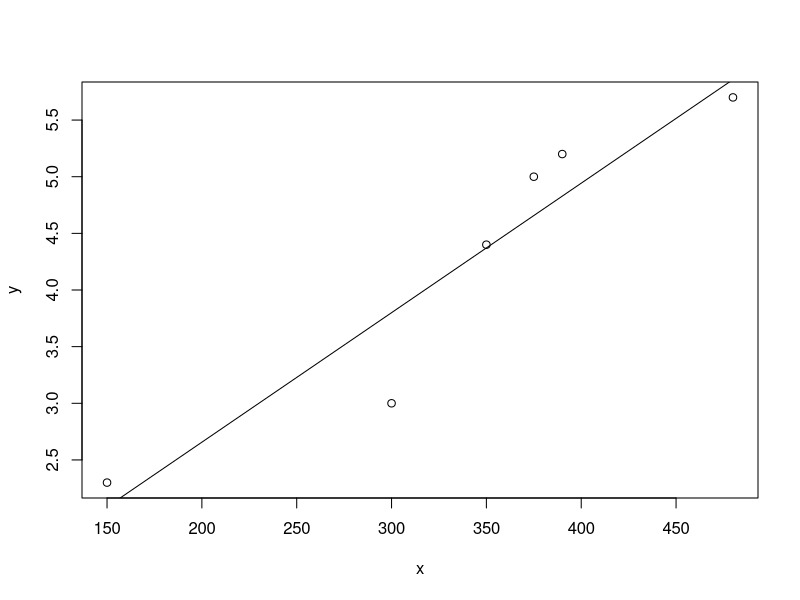

This chart was generated by the following R code:
# Exemplo "[A cross-national relationship between sugar consumption and major depression?](https://onlinelibrary.wiley.com/doi/10.1002/da.10054)": calcular a reta de regressão \hat{y} = \hat{\beta}_0 + \hat{\beta}_1 x

x <- c(300, 390, 350, 375, 480, 150)
y <- c(3, 5.2, 4.4, 5, 5.7, 2.3)

mod <- lm(y ~ x)

mod

summary(mod)


confint(mod)

confint(mod, level = 0.90)

plot(x, y)

abline(mod)
